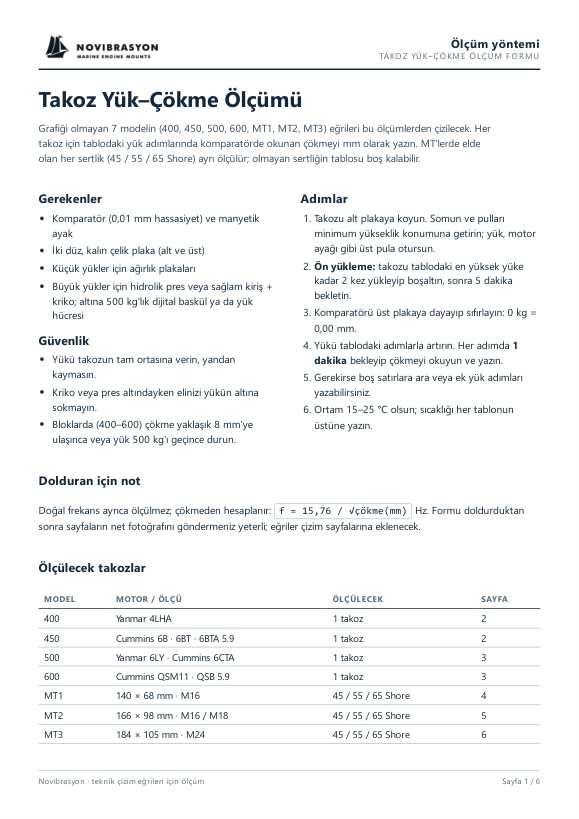
#> input picture _teknik-cizimler/blueprint/kaynak/_olcum-onizleme-1.png, 579 x 819 px, given in place of _olcum-onizleme-1.png.png, which was not available
$ python genel_bakis.py _olcum-onizleme-1.png
#> lines starting #> are read from the running program, lines starting #| are printed output that depends on the picture; pictures that were not available may be replaced by others from this repository, and a replacement may not be noted
### _teknik-cizimler/blueprint/kaynak/urunler.py
"""Cizim verisi: olculer (mm), kaynaklar ve iz (trace) ayarlari.

Urun hatlari: gercek urun fotograflari / hazir cizimler (Novibrasyon sitesi; VV icin sahibin cizimleri;
SD icin Ellebogen SD 150 foyu) vektor cizgiye cevrilir. Olculendirilen degerler:
- ELL = Ellebogen teknik foyu: 50, 70, 75, 100, 150, 200, SD 150/230/430, GT-S (= VV1), GT-M (= VV2)
- NV  = Novibrasyon cizimi / katalog: VV3, 400, 450, 500, 600, MT1-3
"""
import os

HERE = os.path.dirname(os.path.abspath(__file__))
KAT = os.path.dirname(os.path.dirname(os.path.dirname(HERE)))
SRC = os.path.join(KAT, "assets", "src")
ELL = os.path.join(os.path.dirname(HERE), "referans-ellebogen")
OWN = os.path.join(os.path.dirname(HERE), "referans-sahip")
UNI = {"tr": "Üniversal", "en": "Universal"}


def ph(name, box, thr=0.86, cut="auto", frac=0.30, mode="photo", **kw):
    d = dict(src=os.path.join(SRC, name + ".jpg"), box=box, thr=thr, cut=cut, cut_frac=frac, mode=mode, up=2)
    d.update(kw)
    return d


BRIDGE = dict(family="photo", kind="bridge", thread_txt="M16 × 1,5", thread="M16")

P = {
    "50": dict(family="cad", cad_module="cad_kopru50.py", cad_args=dict(code="50"), kind="bridge", L=159.0, W=49.0, C=127.5, H=66.0, tp=5.0, h_x=34.0, minH=96.5,
               total=147.0, thread="M14", thread_txt="M14 × 1,5", hole_l=("round", 12.5),
               hole_r=("slot", 12.5, 30.5, "v", "c"), redraw_holes=True,
               trace=dict(front=ph("d50", (95, 398, 866, 643)),
                          plan=ph("d50", (872, 745, 1442, 925), thr=0.5, cut=None, mode="lines")),
               desc="Yanmar 1GM", refs="Yanmar 128170-08340", src="ELL"),
    "70": dict(family="cad", cad_module="cad_kopru50.py", cad_args=dict(code="70"), kind="bridge", L=159.0, W=49.0, C=127.5, H=66.0, tp=5.0, h_x=34.0, minH=96.5,
               total=147.0, thread="M14", thread_txt="M14 × 1,5", hole_l=("round", 12.5),
               hole_r=("slot", 12.5, 30.5, "v", "c"), redraw_holes=True,
               trace=dict(front=ph("d70", (95, 398, 866, 643)),
                          plan=ph("d70", (872, 745, 1442, 925), thr=0.5, cut=None, mode="lines")),
               desc="Yanmar 1GM", refs="Yanmar 128170-08350", src="ELL"),
    "75": dict(BRIDGE, family="cad", cad_module="cad_kopru.py", cad_args=dict(code="75", L=200.0, C=173.0, H=75.0, slot=17.2), L=200.0, W=60.0, C=173.0, H=75.0, tp=6.0, h_x=40.0, minH=None, total=145.0,
               hole_l=("round", 12.2), hole_r=("slot", 12.5, 29.7, "v", "c"),
               trace=dict(front=ph("d75", thr=0.80, box=(375, 266, 1161, 580)), plan=ph("d75", (399, 729, 1127, 952), cut=None)),
               desc="Yanmar 2GM · 2YM · 3GM · 3YM", refs="Yanmar 128270-08341, 128377-08340, 128377-08341", src="ELL"),
    "100": dict(BRIDGE, family="cad", cad_module="cad_kopru.py", cad_args=dict(code="100", L=200.0, C=173.0, H=75.0, slot=17.3), L=200.0, W=60.0, C=173.0, H=75.0, tp=6.0, h_x=40.0, minH=None, total=145.0,
                hole_l=("round", 12.2), hole_r=("slot", 12.5, 29.8, "v", "c"),
                trace=dict(front=ph("d100", thr=0.80, box=(374, 273, 1164, 583)), plan=ph("d100", (400, 736, 1127, 954), cut=None)),
                desc="Yanmar 2GM · 3GM · 3HM · 3JH", refs="Yanmar 124772-08341, 128377-08351", src="ELL"),
    "150": dict(BRIDGE, family="cad", cad_module="cad_kopru.py", cad_args=dict(code="150", L=200.0, C=173.0, H=75.0, slot=17.2), L=200.0, W=60.0, C=173.0, H=75.0, tp=6.0, h_x=40.0, minH=None, total=145.0,
                hole_l=("round", 12.2), hole_r=("slot", 12.5, 29.7, "v", "c"),
                trace=dict(front=ph("d150", thr=0.80, box=(374, 267, 1159, 580)), plan=ph("d150", (399, 729, 1128, 952), cut=None)),
                desc="Yanmar 3JH · 4JH", refs="Yanmar 121370-08351", src="ELL"),
    "200": dict(BRIDGE, family="cad", cad_module="cad_kopru.py", cad_args=dict(code="200"), L=205.0, W=60.0, C=174.0, H=76.0, tp=6.0, h_x=40.0, minH=103.0, total=145.0,
                hole_l=("round", 12.2), hole_r=("slot", 12.5, 30.0, "v", "c"), relabel=(-38.5, 34.0, 12.0),
                trace=dict(front=ph("d150", thr=0.80, box=(374, 267, 1159, 580)), plan=ph("d150", (399, 729, 1128, 952), cut=None)),
                desc="Yanmar 4JH", refs="Yanmar 129470-08350, 129670-08351", src="ELL"),
    "SD150": dict(family="cad", cad_module="cad_sd.py", cad_args=dict(code="150"), kind="sd", L=130.0, W=61.0, H=64.0, roof_drop=34.0, roof_flat=31.0, low_w=52.0,
                  top_stud=34.0, bot_stud=35.5, bracket_gap=10.0, thread="M12", thread_txt="M12",
                  trace=dict(front=dict(src=os.path.join(ELL, "technical-data-sheet-ellebogen-sd-150.png"),
                                        box=(500, 330, 1720, 1600), mode="lines", thr=0.45, cut="auto",
                                        cut_bottom="auto", cut_frac=0.30, up=1, thick_open=1),
                             plan=dict(src=os.path.join(ELL, "technical-data-sheet-ellebogen-sd-150.png"),
                                       box=(500, 2060, 1720, 2650), mode="lines", thr=0.45, cut=None, up=1, thick_open=1,
                                       erase=[(640, 2110, 800, 2600)])),
                  desc="Yanmar saildrive SD20 · SD25", refs="Yanmar 129795-08340", src="ELL"),
}
P["SD230"] = dict(P["SD150"], cad_args=dict(code="230"), desc="Yanmar saildrive SD20 · SD25 · SD30", refs="Yanmar 196420-02310")
P["SD430"] = dict(P["SD150"], cad_args=dict(code="430"), desc="Yanmar saildrive SD40 · SD50", refs="Yanmar 196440-02380")

P.update({
    "400": dict(family="cad", cad_module="cad_blok.py", cad_args=dict(code="400"), tangent=None, kind="block", L=166.0, W=66.0, C=127.0, house_w=93.0, H=80.0, h_x=22.0,
                minH=120.0, total=170.0, thread="M20", thread_txt="M20", slot=(14.0, 28.0), redraw_holes=True,
                hole_l=("slot", 14.0, 28.0, "v"), hole_r=("slot", 14.0, 28.0, "v"),
                trace=dict(front=ph("d400", (523, 128, 1028, 580), thr=0.965),
                           plan=ph("d400", (522, 858, 1032, 1098), thr=0.5, cut=None, mode="lines")),
                desc="Yanmar 4LHA", refs="519175-08300 · Yanmar 119175-08440", src="NV"),
    "450": dict(family="cad", cad_module="cad_blok.py", cad_args=dict(code="450"), tangent=None, kind="block", L=165.0, W=85.0, C=127.0, house_w=93.0, H=72.0, h_x=30.0,
                minH=120.0, total=170.0, thread="M20", thread_txt="M20", slot=(13.0, 20.0), dim_slot="len",
                trace=dict(front=ph("d450", (467, 205, 1006, 591)), plan=ph("d450", (467, 686, 1014, 908), cut=None)),
                desc="Cummins 6B · 6BT · 6BTA 5.9", refs="Cummins 3349230 · Barry Controls 27655-2", src="NV"),
    "500": dict(family="cad", cad_module="cad_blok.py", cad_args=dict(code="500"), tangent=None, kind="block", L=166.0, W=93.0, C=127.0, house_w=93.0, H=90.0, h_x=22.0,
                minH=130.0, total=190.0, thread="1in", thread_txt="1″ × 14 TPI", slot=(14.0, 28.0),
                redraw_holes=True, hole_l=("slot", 14.0, 28.0, "v"), hole_r=("slot", 14.0, 28.0, "v"),
                trace=dict(front=ph("d500", (554, 219, 1033, 598), thr=0.965),
                           plan=ph("d500", (552, 842, 1033, 1125), thr=0.5, cut=None, mode="lines")),
                desc="Yanmar 6LY · 6LP · Cummins 6CTA",
                refs="Yanmar 119773-08300, 119773-08310 · Cummins 3968021, 3393853", src="NV"),
    "600": dict(family="cad", cad_module="cad_blok.py", cad_args=dict(code="600"), tangent=None, kind="block", L=166.0, W=93.0, C=127.0, house_w=None, H=95.0, h_x=30.0,
                minH=None, total=190.0, thread="M24", thread_txt="M24", slot=(14.0, 28.0), dim_slot=False,
                trace=dict(front=ph("d600", (494, 111, 1041, 555)), plan=ph("d600", (484, 624, 1049, 889), cut=None)),
                desc="Cummins QSM11 · QSB 5.9 · 6CTA", refs="Cummins 3964883, 4931364, 5301975", src="NV"),
    # --- VV: on gorunus sahibin cizimlerinden, ust gorunus vektor
    "VV1": dict(family="cad", cad_module="cad_vv.py", cad_args=dict(code="VV1"), iso_args=dict(section_cut=False),
                tangent=None, kind="vv", L=120.0, W=60.5, tp=3.0, C=100.0, H=43.0, h_x=27.6, minH=68.5,
                total=125.0, thread="M16", thread_txt="M16 × 1,5", tip=(10.0, 16.0),
                neck=29.4, waist=(26.8, 12.0), rim=(40.3, 18.4, 22.2), top_x=27.6, top_washer=54.0,
                hole_l=("slot", 11.0, 14.0, "v", "c"), hole_r=("slot", 11.0, 14.0, "v", "c"),
                trace=dict(front=dict(src=os.path.join(OWN, "vv1.jpg"), box=(330, 330, 812, 524), mode="lines",
                                      erase=[(686, 340, 812, 350)], thr=0.6, cut="auto", cut_frac=0.30, up=2)),
                desc=UNI, refs="-", src="ELL"),
    "VV2": dict(family="cad", cad_module="cad_vv.py", cad_args=dict(code="VV2"), iso_args=dict(section_cut=False),
                tangent=None, kind="vv", L=184.0, W=82.0, tp=4.0, C=140.0, H=55.0, h_x=33.0, minH=78.5,
                total=128.0, thread="M16", thread_txt="M16 × 1,5", tip=(10.0, 10.0),
                neck=36.5, waist=(34.0, 12.0), rim=(53.8, 20.0, 26.4), top_x=32.6, top_washer=54.0,
                hole_l=("slot", 13.0, 30.0, "v", "c"), hole_r=("slot", 13.0, 22.0, "h", "c"),
                trace=dict(front=dict(src=os.path.join(OWN, "vv2.jpg"), box=(274, 300, 860, 515), mode="lines",
                                      erase=[(678, 324, 860, 334)], thr=0.6, cut="auto", cut_frac=0.30, up=2)),
                desc=UNI, refs="-", src="ELL"),
    "VV3": dict(family="cad", cad_module="cad_vv.py", cad_args=dict(code="VV3"), iso_args=dict(section_cut=False),
                tangent=None, kind="vv", L=228.0, W=112.0, tp=5.0, C=182.0, H=70.0, h_x=44.4, minH=100.0,
                total=170.0, thread="M20", thread_txt="M20 × 1,5", tip=(16.0, 16.0),
                neck=44.8, waist=(40.8, 18.9), rim=(61.7, 29.0, 35.0), top_x=44.4, top_washer=88.0,
                hole_l=("slot", 18.0, 34.0, "h"), hole_r=("slot", 18.0, 34.0, "v"),
                trace=dict(front=dict(src=os.path.join(OWN, "vv3.jpg"), box=(282, 330, 858, 523), mode="lines",
                                      erase=[(686, 341, 858, 351)], thr=0.6, cut="auto", cut_frac=0.30, up=2)),
                desc=UNI, refs="MAN 51.96210-7001 … 7037 · Trelleborg 17-1657", src="NV"),
    # --- MT: render cizimlerden
    "MT1": dict(family="cad", cad_module="cad_mt.py", cad_args=dict(code="MT1"), tangent=None, kind="mt", cup=(40.0, 32.0), end_half=17.7, redraw_holes=True, L=140.0, W=68.0, C=100.0, flange=22.0, support=70.0, upper_gap=10.0,
                slot=(12.5, 28.0), thread="M16", thread_txt="M16 × 1,5",
                trace=dict(front=ph("dmt1", mode="lines", box=(463, 475, 1066, 659), thr=0.5, frac=0.27)),
                desc=UNI, refs="-", src="NV"),
    "MT2": dict(family="cad", cad_module="cad_mt.py", cad_args=dict(code="MT2"), tangent=None, kind="mt", cup=(53.0, 43.0), end_half=25.5, redraw_holes=True, L=166.0, W=98.0, C=133.0, flange=25.0, support=75.0, upper_gap=10.0,
                slot=(13.0, 28.0), thread="M16", thread_txt="M16 × 1,5 / M18 × 1,5",
                trace=dict(front=ph("dmt2", mode="lines", box=(487, 459, 1079, 638), thr=0.5, frac=0.27)),
                desc=UNI, refs="-", src="NV"),
    "MT3": dict(family="cad", cad_module="cad_mt.py", cad_args=dict(code="MT3"), tangent=None, kind="mt", cup=(58.0, 46.0), end_half=27.0, redraw_holes=True, L=184.0, W=105.0, C=140.0, flange=27.0, support=90.0, upper_gap=12.0,
                slot=(16.0, 33.0), thread="M24", thread_txt="M24 × 1,5",
                trace=dict(front=ph("dmt3", mode="lines", box=(494, 457, 1094, 641), thr=0.5, frac=0.27)),
                desc=UNI, refs="-", src="NV"),
})

ORDER = ["50", "70", "75", "100", "150", "200", "SD150", "SD230", "SD430", "400", "450", "500", "600",
         "VV1", "VV2", "VV3", "MT1", "MT2", "MT3"]

### _teknik-cizimler/blueprint/kaynak/genel_bakis.py
"""Tum cizim sayfalarinin kucuk resimli genel bakisi: ../genel-bakis-<dil>.jpg (ya da verilen kodlar)."""
import os
import sys

from PIL import Image

from urunler import ORDER

HERE = os.path.dirname(os.path.abspath(__file__))
OUT = os.path.dirname(HERE)


def main():
    lang = "tr"
    args = [a for a in sys.argv[1:]]
    if "--lang" in args:
        lang = args[args.index("--lang") + 1]
        args = [a for a in args if a not in ("--lang", lang)]
    out = None
    if "--out" in args:
        out = args[args.index("--out") + 1]
        args = [a for a in args if a not in ("--out", out)]
    codes = args or ORDER
    cols = 4 if len(codes) > 6 else min(3, len(codes))
    tw = 1000 if len(codes) > 6 else 1400
    th = int(tw * 0.8)
    rows = (len(codes) + cols - 1) // cols
    sheet = Image.new("RGB", (cols * tw + (cols + 1) * 16, rows * th + (rows + 1) * 16), "#d9dde0")
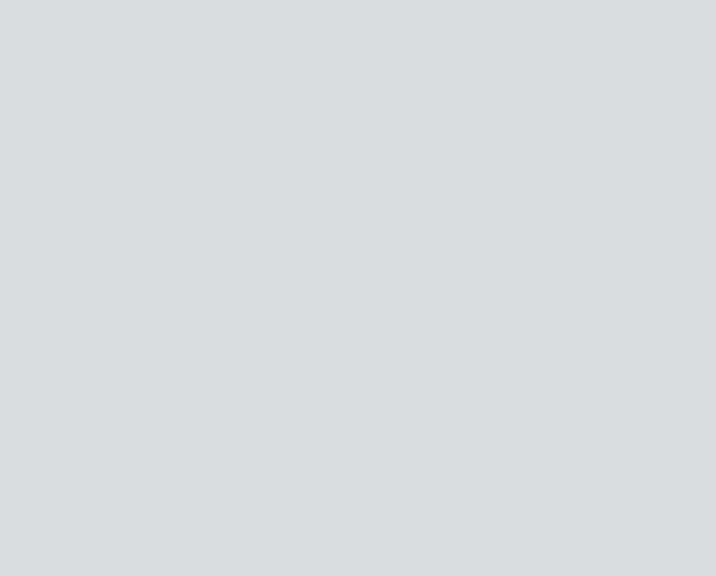
#> sheet: PIL image 1432x1152 RGB (shown at 1/2 size); mean R, G, B 217, 221, 224
    for i, c in enumerate(codes):
        im = Image.open(os.path.join(OUT, lang, f"{c}.png")).convert("RGB")
#> im is the input picture: PIL image 579x819 RGB; mean R, G, B 245, 246, 246.7
        im.thumbnail((tw, th), Image.LANCZOS)
        sheet.paste(im, (16 + (i % cols) * (tw + 16), 16 + (i // cols) * (th + 16)))
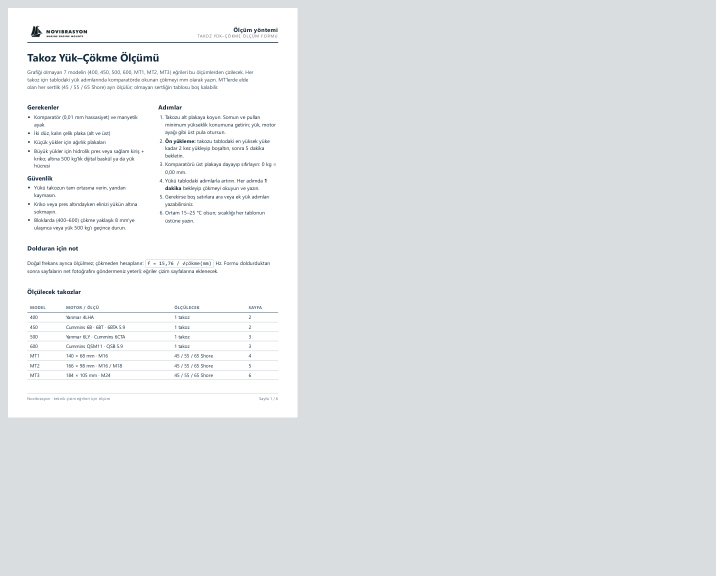
#> sheet: PIL image 1432x1152 RGB (shown at 1/2 size); mean R, G, B 225.1, 228.2, 230.5
    path = out or os.path.join(OUT, f"genel-bakis-{lang}.jpg")
    sheet.save(path, quality=86)
    print(path, sheet.size)
#| _teknik-cizimler/blueprint/genel-bakis-tr.jpg (1432, 1152)


if __name__ == "__main__":
    main()
